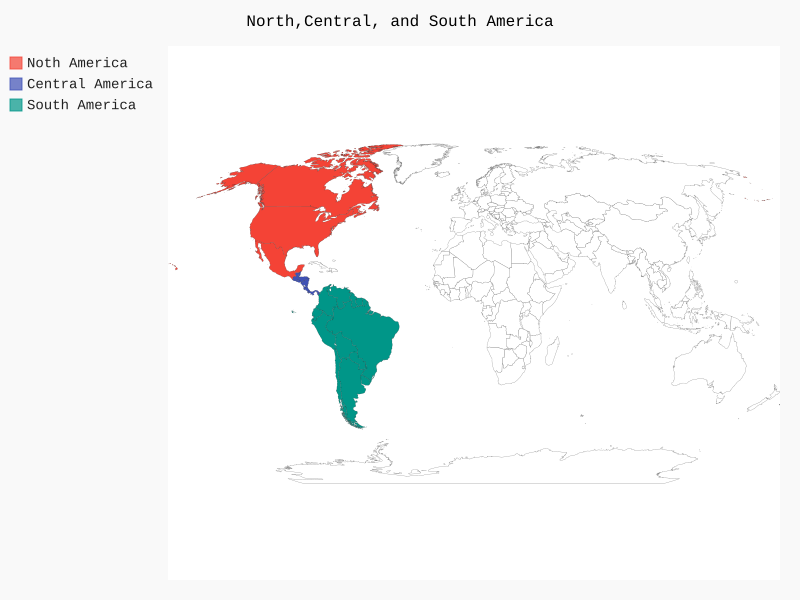

Source code (Python):
import pygal_maps_world.maps

wm = pygal_maps_world.maps.World()
wm.title = 'North,Central, and South America'

wm.add('Noth America', ['ca', 'mx', 'us'])
wm.add('Central America', ['bz', 'cr', 'gt', 'hn', 'ni', 'pa', 'sv'])
wm.add('South America', ['ar', 'bo', 'br', 'cl', 'co', 'ec', 'gf',
                         'gy', 'pe', 'py', 'sr', 'uy', 've'])

wm.render_to_file('americas.svg')
